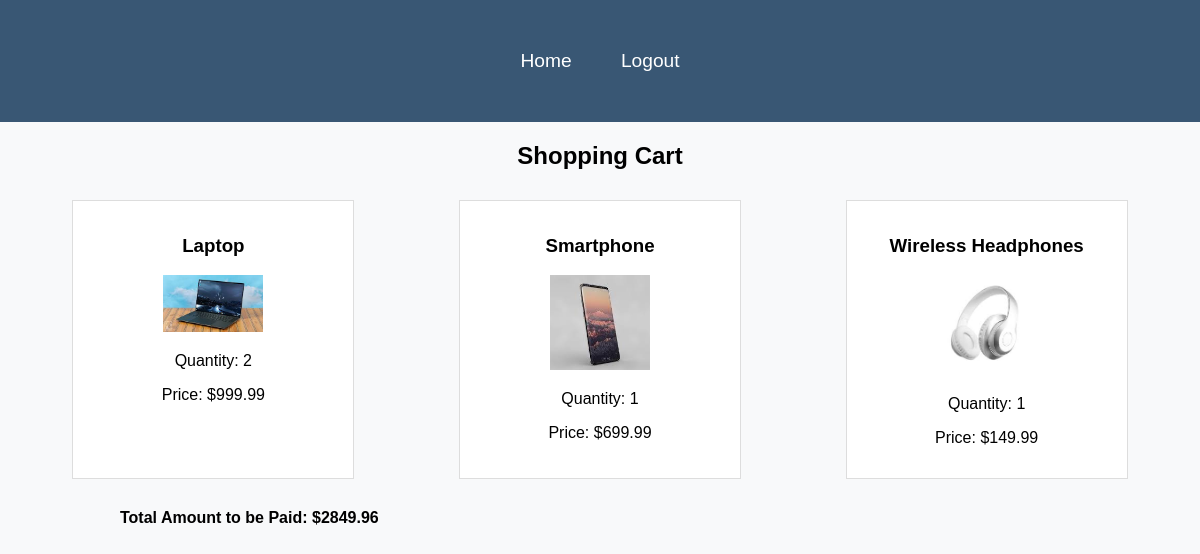
/cart.php (signed in), run on the app's committed database.
### tables this page shows
CREATE TABLE `cart` (
  `id` int(11) NOT NULL,
  `user_id` int(11) NOT NULL,
  `product_id` int(11) NOT NULL,
  `quantity` int(11) NOT NULL
);

CREATE TABLE `products` (
  `id` int(11) NOT NULL,
  `name` varchar(255) NOT NULL,
  `description` text DEFAULT NULL,
  `price` decimal(10,2) NOT NULL,
  `image` varchar(255) NOT NULL
);

### cart.php (the view, shortened to what this page needs)
<?php
require_once('db.php');
$user_id = $_SESSION['user_id'];
$result = $conn->query("
    SELECT cart.quantity, products.name, products.image, products.price
    FROM cart
    INNER JOIN products ON cart.product_id = products.id
    WHERE cart.user_id = $user_id
");
$cart_items = $result->fetch_all(MYSQLI_ASSOC);
$total_amount = 0;
foreach ($cart_items as $item) {
    $total_amount += $item['price'] * $item['quantity'];
}
?>
<!DOCTYPE html>
<html lang="en">
<head>
    <link rel="stylesheet" href="styles.css">
</head>
<body>
<nav>
    <a href="index.php">Home</a>
    <a href="logout.php">Logout</a>
</nav>
<h2>Shopping Cart</h2>
<div class="cart-container">
    <?php foreach ($cart_items as $item): ?>
        <div class="cart-item">
            <h3><?= $item['name'] ?></h3>
            <img src="images/<?= $item['image'] ?>" alt="<?= $item['name'] ?>" width="100">
            <p>Quantity: <?= $item['quantity'] ?></p>
            <p>Price: $<?= $item['price'] ?></p>
        </div>
    <?php endforeach; ?>
</div>
<p style="font-weight: bold; padding-left: 10%;">Total Amount to be Paid: $<?= $total_amount ?></p>
</body>
</html>

### styles.css (style rules this page uses)
body { font-family: 'Arial', sans-serif; margin: 0; padding: 0; background-color: #f8f9fa; }
nav { background-color: #395774; color: #fff; padding: 50px; text-align: center; font-size: larger; }
nav a { color: #fff; margin: 0 10px; text-decoration: none; padding: 8px 12px; border-radius: 5px; transition: background-color 0.3s; }
h2 { text-align: center; }
.cart-container { display: flex; flex-wrap: wrap; justify-content: space-around; margin: 20px; }
.cart-item { background-color: #fff; border: 1px solid #ddd; padding: 15px; margin: 10px; width: 250px; text-align: center; transition: box-shadow 0.3s; }

### data on the page
cart: product.name "Laptop", product.image (picture), quantity "2", product.price "999.99"
cart: product.name "Smartphone", shows a picture, quantity "1", product.price "699.99"
cart: product.name "Wireless Headphones", shows a picture, quantity "1", product.price "149.99"

### other printed values
$total_amount "2849.96"
